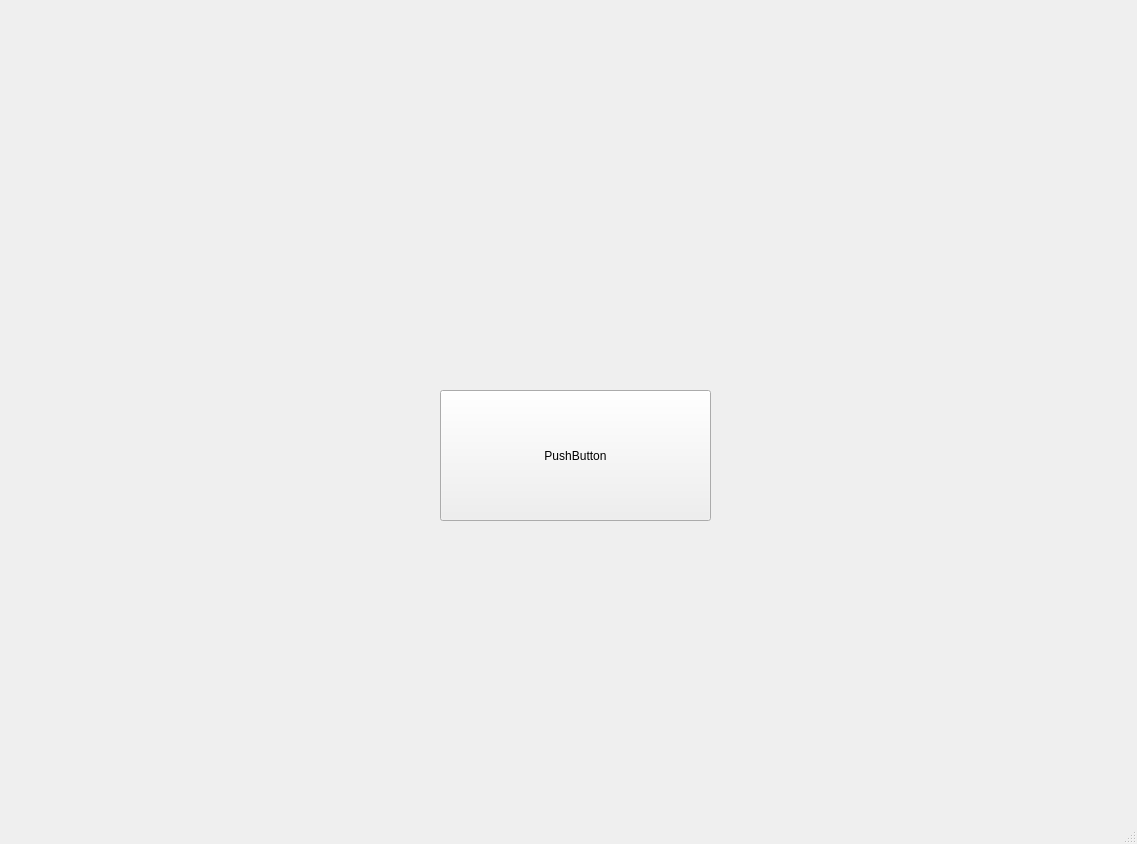
<?xml version="1.0" encoding="UTF-8"?>
<ui version="4.0">
 <class>MainWindow</class>
 <widget class="QMainWindow" name="MainWindow">
  <property name="geometry">
   <rect>
    <x>0</x>
    <y>0</y>
    <width>1137</width>
    <height>844</height>
   </rect>
  </property>
  <property name="windowTitle">
   <string>MainWindow</string>
  </property>
  <widget class="QWidget" name="centralwidget">
   <widget class="QPushButton" name="pushButton">
    <property name="geometry">
     <rect>
      <x>440</x>
      <y>390</y>
      <width>271</width>
      <height>131</height>
     </rect>
    </property>
    <property name="text">
     <string>PushButton</string>
    </property>
   </widget>
  </widget>
  <widget class="QMenuBar" name="menubar">
   <property name="geometry">
    <rect>
     <x>0</x>
     <y>0</y>
     <width>1137</width>
     <height>21</height>
    </rect>
   </property>
  </widget>
  <widget class="QStatusBar" name="statusbar"/>
 </widget>
 <resources/>
 <connections/>
</ui>
